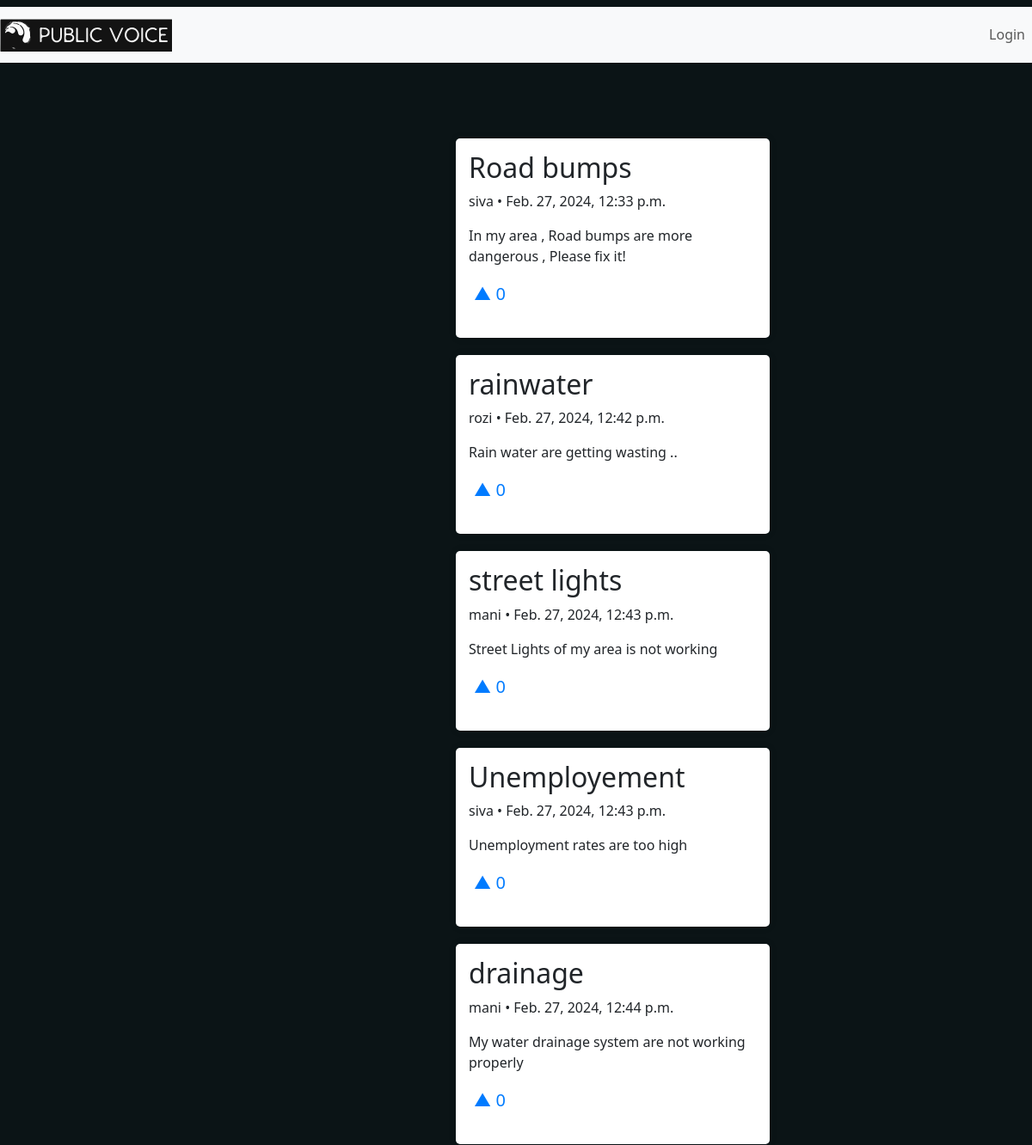
/ (upper part), run on an earlier commit of the app's database.
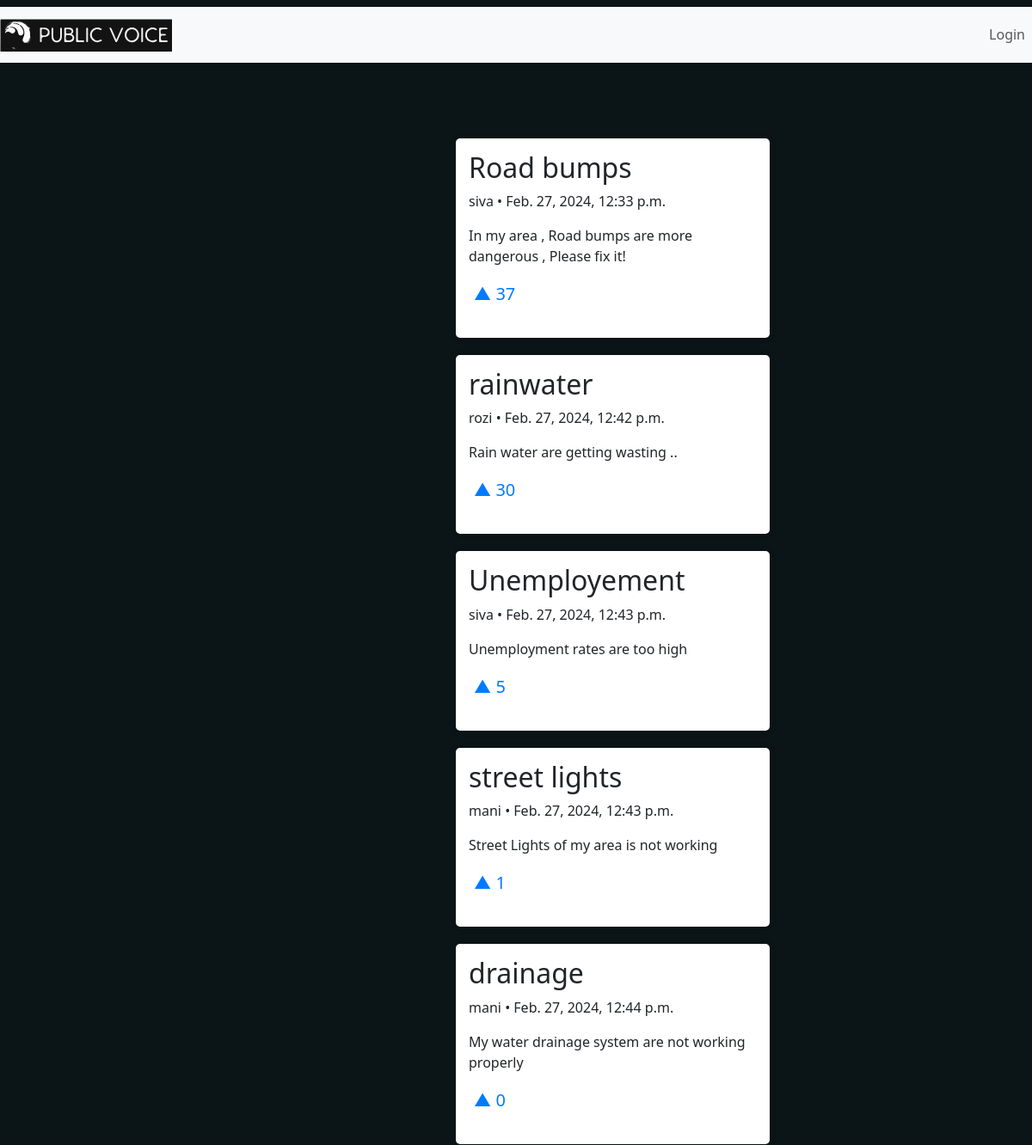
And on a later commit of the database.
### home/models.py (models this page shows, shortened)
class post(models.Model):
    user = models.ForeignKey(User, related_name="posts", on_delete=models.CASCADE)
    title = models.CharField(max_length=100)
    content = models.TextField(max_length=1000)
    date_posted = models.DateTimeField(auto_now_add=True)
    upvotes = models.IntegerField(default=0)

### home/views.py (the view)
# urls.py: path('',views.home,name="home"),
def home(request):
    if request.method=="POST":
        post_id=request.POST.get("post_id")
        selected_post = get_object_or_404(post, pk=post_id)
        selected_post.upvote()
    posts=post.objects.order_by('-upvotes')
    return render(request,"home.html",{'posts':posts})

### home/templates/home.html (shortened to what this page needs)
{% extends "layout.html" %}
{% block content %}
    <div class="home-container">
        <div class="row">
            <div class="col-md-8">
                <div class="feed-container">
                    <div class="feed">
                        {% for post in posts %}
                            <div class="post-box">
                                <div class="post">
                                    <h2>{{ post.title }}</h2>
                                    <p>{{ post.user.username }} • {{ post.date_posted }}</p>
                                    <p>{{ post.content }}</p>
                                    <form action="{% url 'home' %}" method="post">
                                        <button type="submit" name="upvote" class="upvote-btn">&#9650;  {{ post.upvotes }}</button>
                                    </form>
                                </div>
                            </div>
                        {% endfor %}
                    </div>
                </div>
            </div>
        </div>
    </div>
{% endblock %}

### home/templates/layout.html (shortened to what this page needs)
{% load static %}
<!DOCTYPE html>
<html lang="en">
<head>
    <link rel="stylesheet" href="https://cdn.jsdelivr.net/npm/bootstrap@5.3.3/dist/css/bootstrap.min.css">
    <link rel="stylesheet" href="{% static 'style.css' %}">
</head>
<body>
    <div class="navbar">
        <nav class="navbar navbar-expand-lg navbar-light bg-light container-fluid">
            <a class="navbar-brand" href="{% url 'home' %}">
                <img src="{% static 'src/logob.svg' %}" alt="Logo" class="d-inline-block align-text-top" style="width: 200px; height: fit-content;" >
            </a>
                    <ul class="navbar-nav ml-auto">
                        {%if user.is_authenticated%}
                            <li class="nav-item">
                                <a class="nav-link" href="#">Welcome, {{user.username}}</a>
                            </li>
                            <li class="nav-item">
                                <a class="nav-link" href="{% url 'logout' %}">Logout</a>
                            </li>
                        {%else%}
                            <li class="nav-item">
                                <a class="nav-link" href="{% url 'user' %}">Login</a>
                            </li>
                        {%endif%}
                    </ul>
                </div>
        {% block content %}
        {% endblock %}
</body>
</html>

### home/static/style.css (style rules this page uses)
:root { --color-secondary-background-hover: #223237; --color-secondary-background-selected: #33464C; }
body { background-color: #0B1416; overflow-x: hidden; }
.navbar-brand img { width: 30px; height: 24px; }
.home-container { margin-left: 400px; }
.feed-container { max-height: calc(100vh - 150px); overflow-y: auto; display: flex; justify-content: center; align-items: flex-start; padding: 20px; margin-top: 50px; margin-left: 100px; }
body { background-color: #0B1416; }
.feed-container { max-height: calc(100vh - 150px); overflow-y: auto; display: flex; justify-content: center; align-items: flex-start; padding: 20px; margin-top: 50px; }
.feed { padding: 10px; }
.post { margin-bottom: 20px; }
.post-box { background-color: #ffffff; padding: 15px; margin-bottom: 20px; border-radius: 5px; box-shadow: 0 0 10px rgba(0, 0, 0, 0.1); }
.upvote-btn { background: none; border: none; font-size: 20px; color: #007bff; cursor: pointer; outline: none; }

What changed in the data, as far as the page shows it:
changed post "Road bumps": upvotes "0" → "37"
changed post "rainwater": upvotes "0" → "30"
changed post "Unemployement": upvotes "0" → "5"; moves up the list
changed post "street lights": upvotes "0" → "1"
